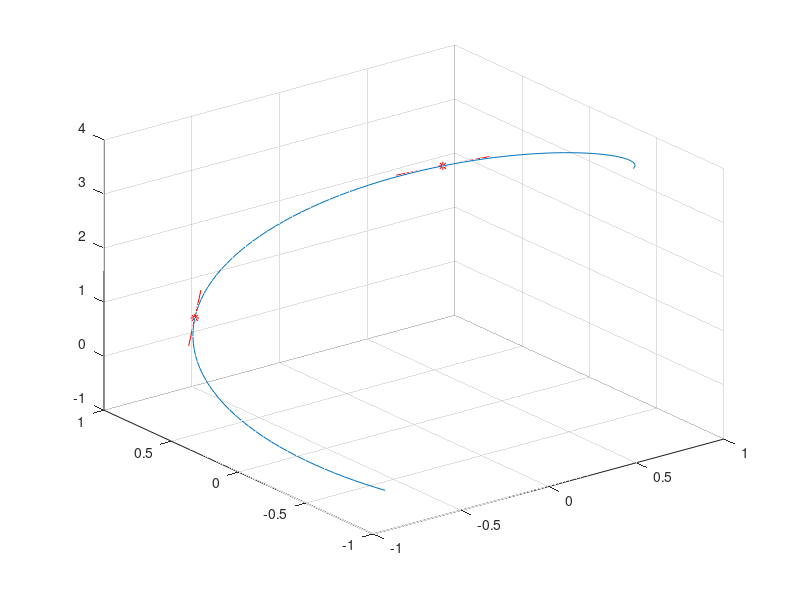

This chart was generated by the following MATLAB code: (Note: this script raises an error after producing the figure.)
% scale-free Hermite interpolation
% demonstrate fit to helix over unit circle

clf;

s1 = pi/4+2*pi/4;

f  = @(x) [-cos(x); sin(x); x];
fs = @(x) [ sin(x); cos(x); 1];

x = linspace(-pi/4, 5*pi/4, 100);
y = f(x);
plot3(y(1,:),y(2,:),y(3,:))
grid on

x0 = f(pi/4);
t0 = fs(pi/4);
al1 = norm(t0);
t0 = t0/al1;

x1 = f(s1);
t1 = fs(s1);
be1 = norm(t1);
t1 = t1/be1;

hold on

plot3(x0(1), x0(2), x0(3), 'r*');
x = [x0-0.3*t0, x0+0.3*t0];
plot3(x(1,:), x(2,:), x(3,:), 'r');

plot3(x1(1), x1(2), x1(3), 'r*');
x = [x1-0.3*t1, x1+0.3*t1];
plot3(x(1,:), x(2,:), x(3,:), 'r');

hold off

%[A B C D] = sh3coeff(x0, t0, x1, t1, al1, be1);
[A B C D al] = sfh3coeff(x0, t0, x1, t1);

x  = linspace(-1,2,100);
y  = h3eval(A, B, C, D, x);

hold on
plot3(y(1,:), y(2,:), y(3,:), 'g.');
hold off

COEFF = [A B C D]

[A B C D] = sfh3xcoeff(x0, t0, x1, t1);

x  = linspace(0,0.3/norm(x1-x0),10);
y  = h3eval(A, B, C, D, x);

hold on
plot3(y(1,:), y(2,:), y(3,:), 'm.');
hold off
